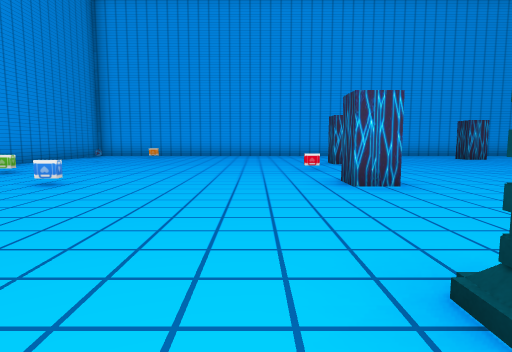
View 1 (above)

19 first-person views from a walk through a scene from a Unity 3-D project. The camera is 1.3 m above the floor, tilts 6° down and sees 75° across. The floor is counted in squares, 2.17 m on a side. Each view is taken from the middle of a square. On the plan, view 1 faces up. The plan holds only what a view shows up to about 10 squares ahead; the rest is blank. The player is left out.

View 2
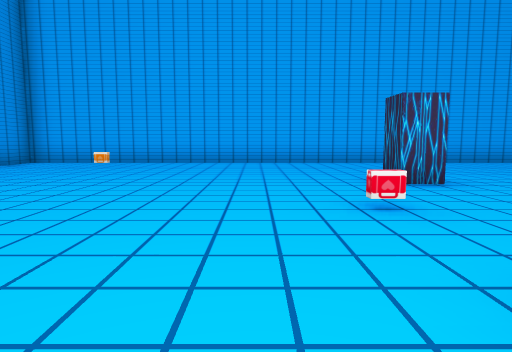

View 3
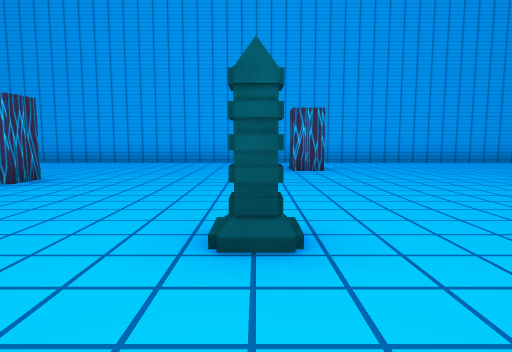

View 4
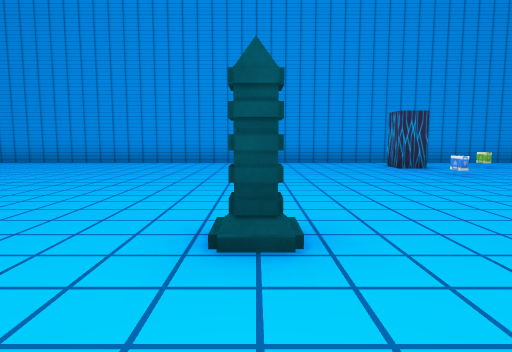

View 5
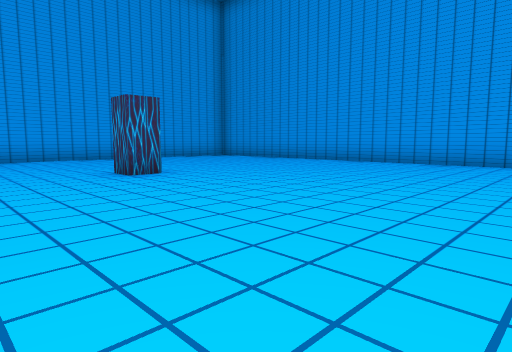

View 6
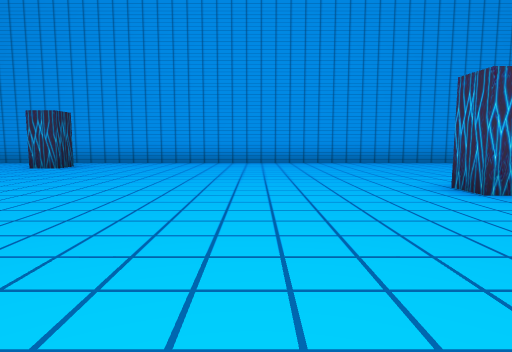

View 7
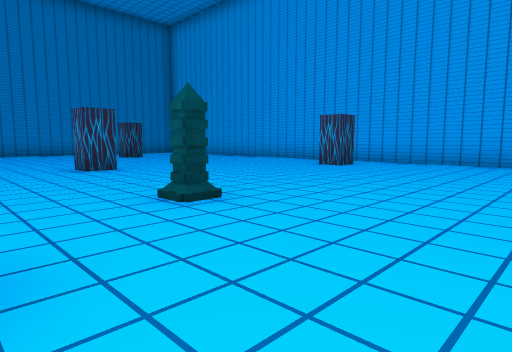

View 8
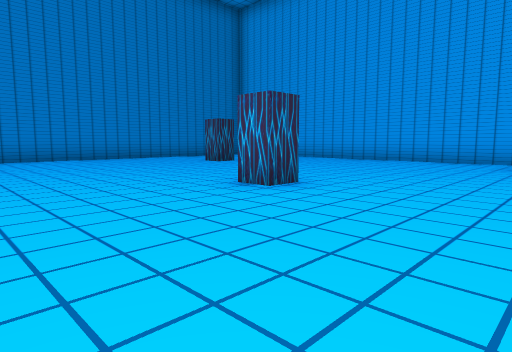

View 9
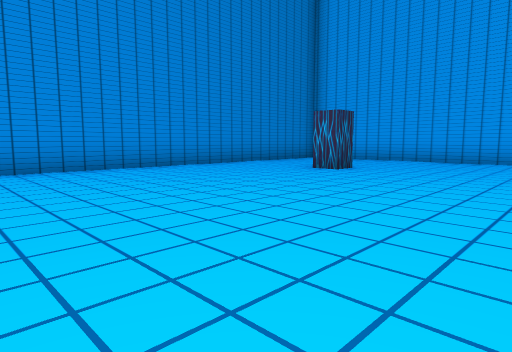

View 10
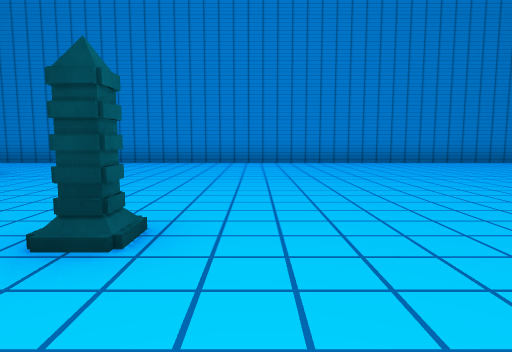

View 11
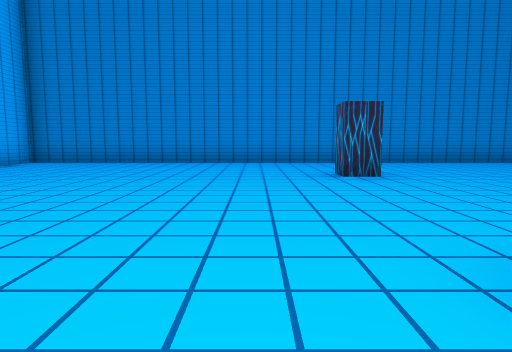

View 12
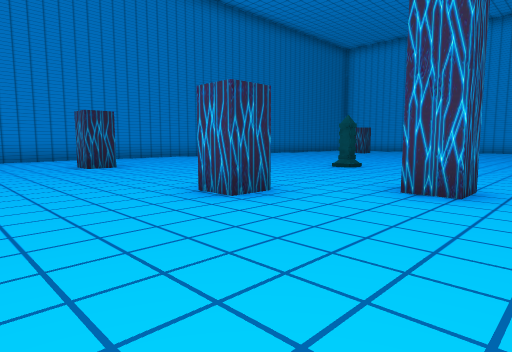

View 13
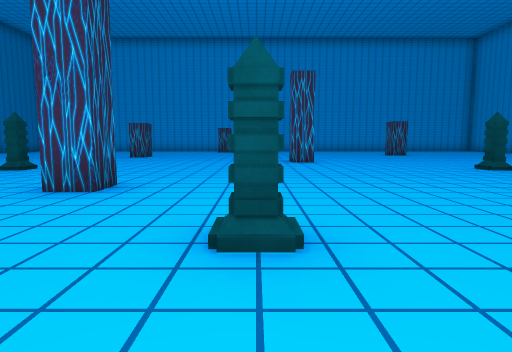

View 14
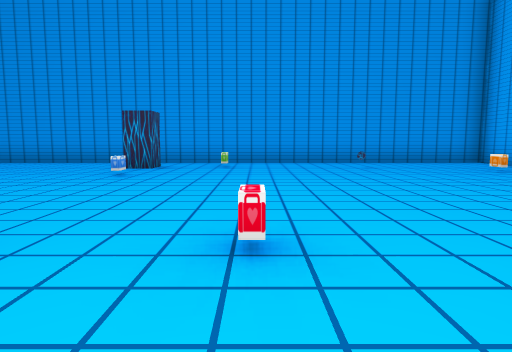

View 15
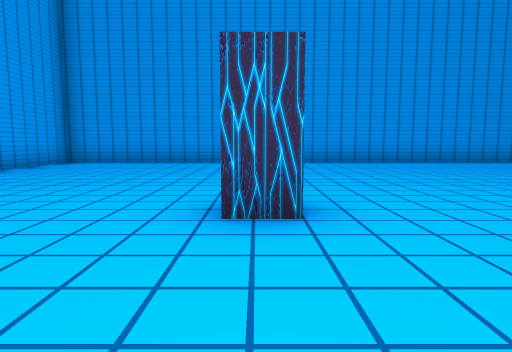

View 16
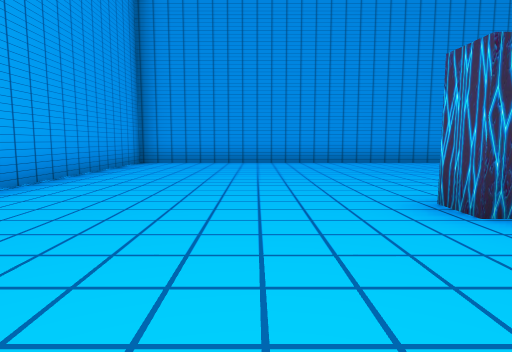

View 17
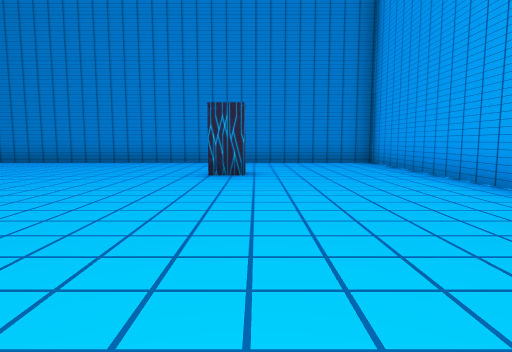

View 18
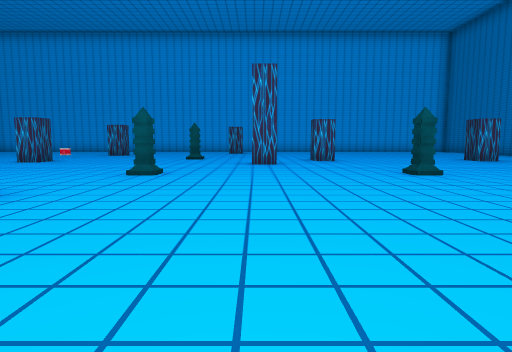

View 19
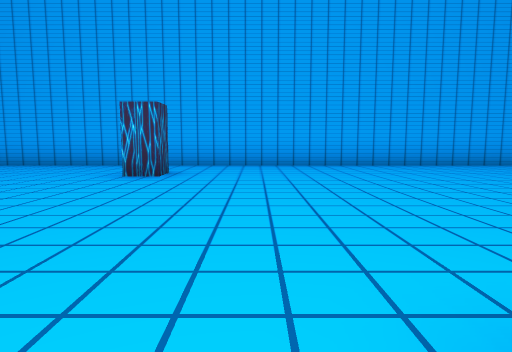

### Floor plan
Points are (right, up) in squares from view 1. A wall is a line through its corners. A room is listed if a view was taken in it or the views show most of it. See-through windows are left out.
Room 1 (views 1, 2, 3, 4, 5, 6, 7, 8, 9, 10, 11, 12, 13, 14, 15, 16, 17, 18, 19)
walls: (4.4, -1.3) (5, -1.3); (8.6, 3.5) (7.9, 3.5) (7.9, 4.1) (8.6, 4.1); (1.9, 5) (1.9, 4.4) (1.3, 4.4) (1.3, 5); (10.4, 4.9) (9.7, 4.9) (9.7, 5.6) (10.4, 5.6); (10, -5) (10, -4.3) (10.6, -4.3); (2.6, 9.2) (2.6, 8.6) (2, 8.6) (2, 9.2); (-0.2, -5.6) (0.5, -5.6) (0.5, -6.3) (-0.2, -6.3); (15.2, 4.9) (14.6, 4.9) (14.6, 5.6) (15.2, 5.6); (7.4, 11.4) (7.4, 10.6) (6.7, 10.6) (6.7, 11.2); (7.3, -9.9) (7.3, -9.2) (8, -9.2); (-5, 4.7) (-4.3, 4.7) (-4.3, 4.1) (-5, 4.1); (14.7, -7.9) (14.7, -7.2) (15.4, -7.2); (15.4, 13.2) (-6.2, 13.2) (-6.2, -11.2) (18.2, -11.2) (18.2, 13.2) (17, 13.2)
objects: other object (-5, 6); other object (-4, 9); other object (-4, 12); other object (-3, 5); pillar (1, 1); other object (1, 7); pillar (6, -4); pillar (6, 1); pillar (6, 6); pillar (11, 1)

Where each view was taken, in squares from view 1:
view 1: 0 up, 0 right, facing up
view 2: 4 up, 0 right, facing up
view 3: 4 up, 6 right, facing up
view 4: 1 up, 3 right, facing left
view 5: 0 up, 3 right, facing down-left
view 6: 2 down, 3 right, facing down
view 7: 2 down, 3 right, facing down-right
view 8: 1 down, 7 right, facing down-right
view 9: 1 down, 11 right, facing down-right
view 10: 0 up, 9 right, facing right
view 11: 7 up, 9 right, facing right
view 12: 8 up, 7 right, facing down-right
view 13: 8 up, 6 right, facing down
view 14: 7 up, 3 right, facing left
view 15: 6 down, 3 right, facing left
view 16: 8 down, 3 right, facing left
view 17: 8 down, 9 right, facing right
view 18: 5 down, 8 right, facing up
view 19: 5 up, 9 right, facing up
